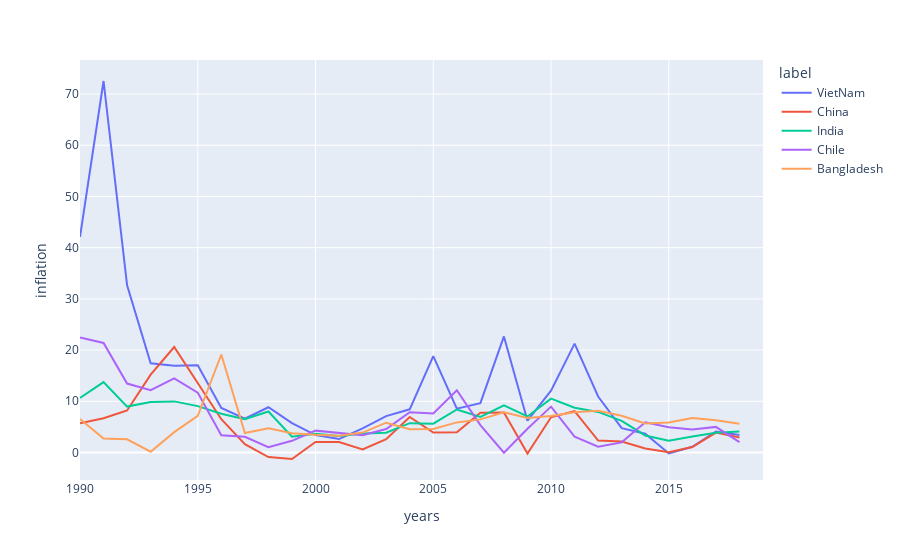

Write notebook code for a chart like this one.
### Code cell
fig_line = px.line(new_world_inflation, x='years', y='inflation', color='label')
fig_line.show()

### Figure 1 — Plotly figure (JSON) as saved in the notebook; plotly's stock layout.template omitted (floating-point values rounded to 4 significant figures)
{"data": [{"hovertemplate": "label=VietNam<br>years=%{x}<br>inflation=%{y}<extra></extra>", "legendgroup": "VietNam", "line": {"color": "#636efa", "dash": "solid"}, "mode": "lines", "name": "VietNam", "showlegend": true, "type": "scatter", "x": [1990, 1991, 1992, 1993, 1994, 1995, 1996, 1997, 1998, 1999, 2000, 2001, 2002, 2003, 2004, 2005, 2006, 2007, 2008, 2009, 2010, 2011, 2012, 2013, 2014, 2015, 2016, 2017, 2018, 2019], "xaxis": "x", "y": ["42.10", "72.55", "32.63", "17.41", "16.95", "17.04", "8.70", "6.60", "8.84", "5.73", "3.41", "2.62", "4.70", "7.11", "8.43", "18.81", "8.57", "9.63", "22.67", "6.22", "12.07", "21.26", "10.93", "4.76", "3.66", "-0.19", "1.11", "4.09", "3.40", ".."], "yaxis": "y"}, {"hovertemplate": "label=China<br>years=%{x}<br>inflation=%{y}<extra></extra>", "legendgroup": "China", "line": {"color": "#EF553B", "dash": "solid"}, "mode": "lines", "name": "China", "showlegend": true, "type": "scatter", "x": [1990, 1991, 1992, 1993, 1994, 1995, 1996, 1997, 1998, 1999, 2000, 2001, 2002, 2003, 2004, 2005, 2006, 2007, 2008, 2009, 2010, 2011, 2012, 2013, 2014, 2015, 2016, 2017, 2018, 2019], "xaxis": "x", "y": ["5.72", "6.68", "8.20", "15.20", "20.60", "13.67", "6.50", "1.62", "-0.89", "-1.27", "2.06", "2.04", "0.60", "2.61", "6.95", "3.90", "3.93", "7.75", "7.79", "-0.21", "6.88", "8.08", "2.34", "2.16", "0.79", "0.06", "1.07", "3.88", "2.93", ".."], "yaxis": "y"}, {"hovertemplate": "label=India<br>years=%{x}<br>inflation=%{y}<extra></extra>", "legendgroup": "India", "line": {"color": "#00cc96", "dash": "solid"}, "mode": "lines", "name": "India", "showlegend": true, "type": "scatter", "x": [1990, 1991, 1992, 1993, 1994, 1995, 1996, 1997, 1998, 1999, 2000, 2001, 2002, 2003, 2004, 2005, 2006, 2007, 2008, 2009, 2010, 2011, 2012, 2013, 2014, 2015, 2016, 2017, 2018, 2019], "xaxis": "x", "y": ["10.67", "13.75", "8.97", "9.86", "9.98", "9.06", "7.58", "6.48", "8.01", "3.07", "3.64", "3.22", "3.72", "3.87", "5.73", "5.62", "8.40", "6.94", "9.19", "7.04", "10.53", "8.73", "7.93", "6.19", "3.33", "2.28", "3.12", "3.84", "4.11", ".."], "yaxis": "y"}, {"hovertemplate": "label=Chile<br>years=%{x}<br>inflation=%{y}<extra></extra>", "legendgroup": "Chile", "line": {"color": "#ab63fa", "dash": "solid"}, "mode": "lines", "name": "Chile", "showlegend": true, "type": "scatter", "x": [1990, 1991, 1992, 1993, 1994, 1995, 1996, 1997, 1998, 1999, 2000, 2001, 2002, 2003, 2004, 2005, 2006, 2007, 2008, 2009, 2010, 2011, 2012, 2013, 2014, 2015, 2016, 2017, 2018, 2019], "xaxis": "x", "y": ["22.47", "21.39", "13.46", "12.16", "14.46", "11.68", "3.37", "3.06", "1.04", "2.28", "4.27", "3.86", "3.39", "4.58", "7.85", "7.64", "12.16", "5.34", "-0.05", "4.65", "8.96", "3.11", "1.13", "1.98", "5.91", "4.95", "4.47", "5.00", "2.02", ".."], "yaxis": "y"}, {"hovertemplate": "label=Bangladesh<br>years=%{x}<br>inflation=%{y}<extra></extra>", "legendgroup": "Bangladesh", "line": {"color": "#FFA15A", "dash": "solid"}, "mode": "lines", "name": "Bangladesh", "showlegend": true, "type": "scatter", "x": [1990, 1991, 1992, 1993, 1994, 1995, 1996, 1997, 1998, 1999, 2000, 2001, 2002, 2003, 2004, 2005, 2006, 2007, 2008, 2009, 2010, 2011, 2012, 2013, 2014, 2015, 2016, 2017, 2018, 2019], "xaxis": "x", "y": ["6.53", "2.73", "2.58", "0.16", "3.97", "7.14", "19.14", "3.80", "4.74", "3.78", "3.45", "3.26", "3.89", "5.82", "4.56", "4.59", "5.88", "6.47", "7.86", "6.76", "7.14", "7.86", "8.16", "7.17", "5.67", "5.87", "6.73", "6.28", "5.60", ".."], "yaxis": "y"}], "layout": {"autosize": true, "legend": {"title": {"text": "label"}, "tracegroupgap": 0}, "margin": {"t": 60}, "xaxis": {"anchor": "y", "autorange": true, "domain": [0, 1], "range": [1990, 2019], "title": {"text": "years"}, "type": "linear"}, "yaxis": {"anchor": "x", "autorange": true, "domain": [0, 1], "range": [-5.371, 76.65], "title": {"text": "inflation"}, "type": "linear"}}}
